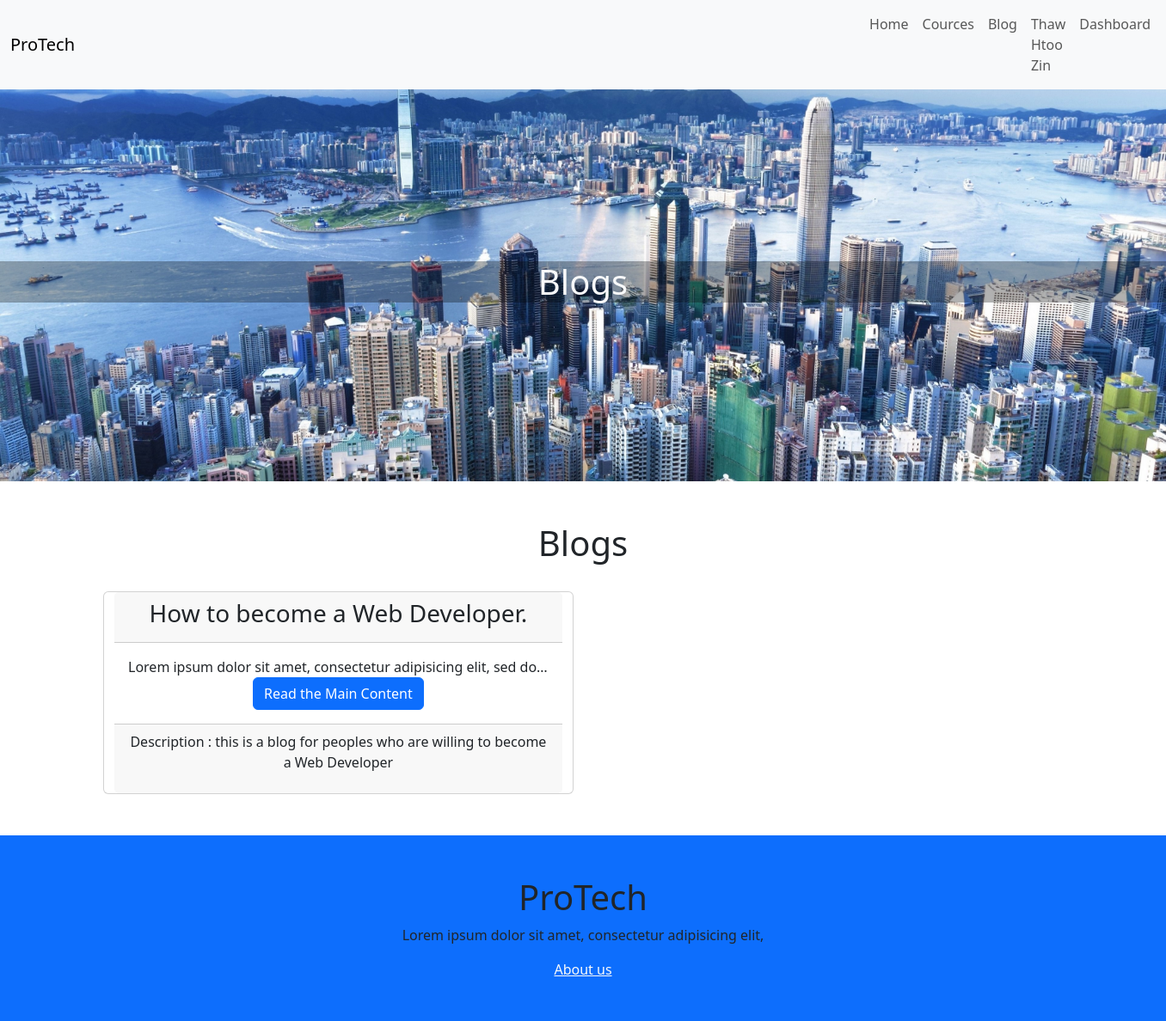
The app's page /blog.php (signed in) with its own data.
### tables this page shows
CREATE TABLE `blog` (
  `id` int(11) NOT NULL,
  `title` varchar(255) NOT NULL,
  `description` text NOT NULL,
  `main_content` text NOT NULL
);

### blog.php (the view, shortened to what this page needs)
<?php
include 'config/connect.php';
 ?>
<!DOCTYPE html>
<html lang="en" dir="ltr">
<head>
    <link href="https://cdn.jsdelivr.net/npm/bootstrap@5.3.0/dist/css/bootstrap.min.css" rel="stylesheet">
  </head>
  <body>
    <?php include 'navbar.php'; ?>
    <div class="first-container">
      <h1 class="text-light text-center">Blogs</h1>
    </div>
    <div class="main-container container">
      <div class="container mt-5 mb-5">
        <h1 class="text-center">Blogs</h1>
        <br>
        <div class="row">
          <?php
          $stmt = $pdo->prepare("SELECT * FROM blog");
          $stmt->execute();
          $datas = $stmt->fetchall();
          foreach ($datas as $data) {
          ?>
          <div class="card text-center" style="width:49%;">
            <div class="card-header">
              <h3><?php echo $data['title']; ?></h3>
            </div>
            <div class="card-body">
              <div class="truncate">
                <?php echo $data['main_content']; ?>
              </div>
              <button type="button" class="btn btn-primary" data-bs-toggle="modal" data-bs-target="#model">
                Read the Main Content
              </button>
            </div>
            <div class="card-footer">
              <p>Description : <?php echo $data['description']; ?></p>
            </div>
          </div>
          <?php
          }
          ?>
        </div>
      </div>
    </div>
    <div class="text-center footer bg-primary pt-5 pb-5">
      <h1>ProTech</h1>
      <p>Lorem ipsum dolor sit amet, consectetur adipisicing elit,</p>
      <a href="about.php" class="text-light">About us</a>
    </div>
  </body>
</html>

### blog.php (style rules this page uses)
.first-container { padding-top: 200px; background-image: url("image/background2.jpg"); background-size: cover; padding-bottom: 200px; }
.first-container h1 { background:rgba(0, 0, 0, 0.3); }
.truncate { white-space: nowrap; overflow: hidden; text-overflow: ellipsis; }

### records on screen
blog: title "How to become a Web Developer.", main_content "Lorem ipsum dolor sit amet, consectetur adipisicing elit, sed do…", description "this is a blog for peoples who are willing to become a Web Developer"

### other values on screen
$_SESSION['username'] "Thaw Htoo Zin"
